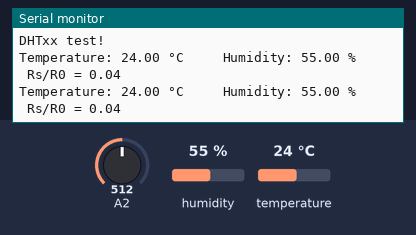
The sketch below on a simulated Arduino Uno, built with avr-gcc and run on an emulated ATmega328P. Shown: the last lines printed to the serial monitor. Wiring (inferred from the names in the program): DHT11 sensor: data A0. The inputs (shaded band) are chosen by the test bench; at power-on: A2 = 512, humidity 55 %, temperature 24 °C.

Above: at 2.8 s.
2.9 s: A2 set to 0
At 4.8 s:
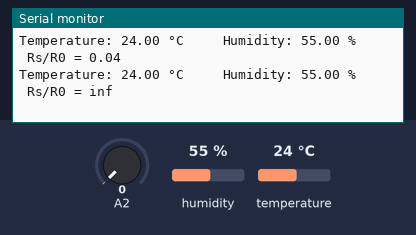
6.5 s: humidity set to 22 %
At 7.0 s:
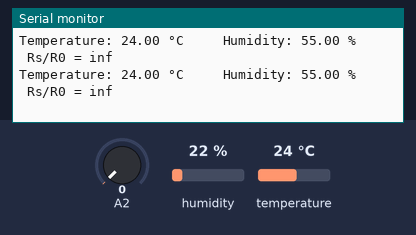
8.6 s: temperature set to 12 °C
At 10.2 s:
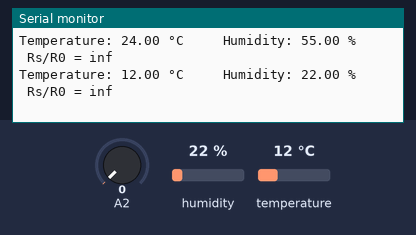
10.7 s: A2 set to 122
At 11.5 s:
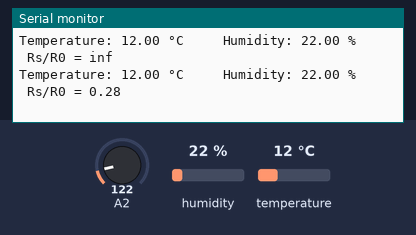
12.8 s: humidity set to 40 %
At 14.8 s:
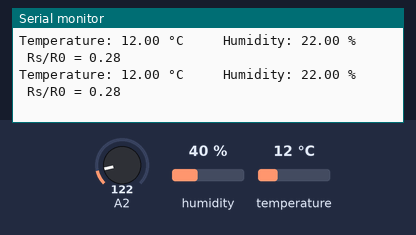
Timing chart, 0 to 15.9 s (numbered marks = the images above; inputs shaded):
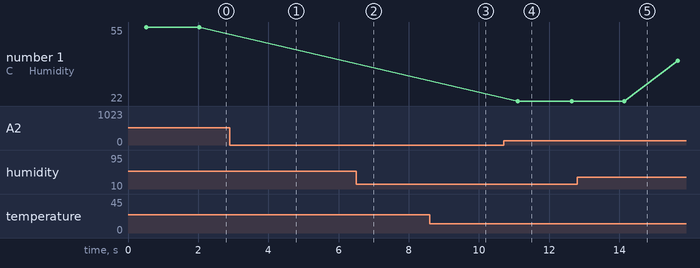

Measured:
- after the input at 2.9 s, the serial monitor: prints a new line after 0.65 s (image 1)
- after the input at 8.6 s, the serial monitor: prints a new line after 1.0 s (image 3)
- after the input at 10.7 s, the serial monitor: prints a new line after 0.41 s (image 4)
- plotted number 1: 22 → 40 after the input at 12.8 s

The sketch:

TemperatureHum.ino
```cpp
#include "DHT.h"

#define DHTPIN A0
#define DHTTYPE DHT11 // DHT 11
//#define DHTTYPE DHT22 // DHT 22 (AM2302)
//#define DHTTYPE DHT21 // DHT 21 (AM2301)

// Connect pin 1 (on the left) of the sensor to +5V
// Connect pin 2 of the sensor to whatever your DHTPIN is
// Connect pin 4 (on the right) of the sensor to GROUND
// Connect a 10K resistor from pin 2 (data) to pin 1 (power) of the sensor

DHT dht(DHTPIN, DHTTYPE);

void setup()
{
    Serial.begin(9600);
    Serial.println("DHTxx test!");

    dht.begin();
}

void loop()
{
    // Reading temperature or humidity takes about 250 milliseconds!
    // Sensor readings may also be up to A0 seconds 'old' (its a very slow sensor)
    float h = dht.readHumidity();
    float t = dht.readTemperature();
    float sensor_volt;
    float RS_gas; // Get value of RS in a GAS
    float ratio; // Get ratio RS_GAS/RS_air

    int sensorValue = analogRead(A2);
    sensor_volt=(float)sensorValue/1024*5.0;

    RS_gas = (5.0-sensor_volt)/sensor_volt; // omit *RL
    ratio = RS_gas/26;

    if (isnan(t) || isnan(h))

    {
        Serial.println("Failed to read from DHT");
    }
    else

    {
        Serial.print("Temperature: ");
        Serial.print(t);
        Serial.print(" °C");
        Serial.print("     Humidity: ");
        Serial.print(h);
        Serial.print(" %");
        Serial.print("     Rs/R0 = ");
        Serial.println(ratio);
        delay(1000);
    }
}
```
